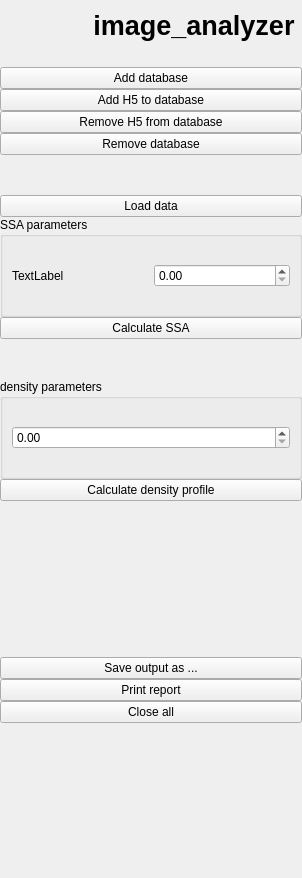
<?xml version="1.0" encoding="UTF-8"?>
<ui version="4.0">
 <class>Form</class>
 <widget class="QWidget" name="Form">
  <property name="geometry">
   <rect>
    <x>0</x>
    <y>0</y>
    <width>302</width>
    <height>878</height>
   </rect>
  </property>
  <property name="windowTitle">
   <string>Form</string>
  </property>
  <layout class="QVBoxLayout" name="verticalLayout">
   <property name="leftMargin">
    <number>0</number>
   </property>
   <property name="topMargin">
    <number>0</number>
   </property>
   <property name="rightMargin">
    <number>0</number>
   </property>
   <property name="bottomMargin">
    <number>0</number>
   </property>
   <item>
    <spacer name="verticalSpacer_5">
     <property name="orientation">
      <enum>Qt::Vertical</enum>
     </property>
     <property name="sizeType">
      <enum>QSizePolicy::Fixed</enum>
     </property>
     <property name="sizeHint" stdset="0">
      <size>
       <width>20</width>
       <height>10</height>
      </size>
     </property>
    </spacer>
   </item>
   <item>
    <widget class="QLabel" name="title">
     <property name="sizePolicy">
      <sizepolicy hsizetype="Preferred" vsizetype="Fixed">
       <horstretch>0</horstretch>
       <verstretch>0</verstretch>
      </sizepolicy>
     </property>
     <property name="font">
      <font>
       <pointsize>20</pointsize>
       <weight>75</weight>
       <bold>true</bold>
      </font>
     </property>
     <property name="styleSheet">
      <string notr="true">background-color: transparent;</string>
     </property>
     <property name="text">
      <string>image_analyzer </string>
     </property>
     <property name="alignment">
      <set>Qt::AlignRight|Qt::AlignTrailing|Qt::AlignVCenter</set>
     </property>
    </widget>
   </item>
   <item>
    <layout class="QGridLayout" name="gridLayout">
     <property name="verticalSpacing">
      <number>0</number>
     </property>
     <item row="7" column="0">
      <widget class="QPushButton" name="btn_load_img">
       <property name="text">
        <string>Load data</string>
       </property>
      </widget>
     </item>
     <item row="1" column="0">
      <spacer name="verticalSpacer_2">
       <property name="orientation">
        <enum>Qt::Vertical</enum>
       </property>
       <property name="sizeType">
        <enum>QSizePolicy::Fixed</enum>
       </property>
       <property name="sizeHint" stdset="0">
        <size>
         <width>20</width>
         <height>20</height>
        </size>
       </property>
      </spacer>
     </item>
     <item row="14" column="0">
      <widget class="QPushButton" name="pushButton_2">
       <property name="text">
        <string>Save output as ...</string>
       </property>
      </widget>
     </item>
     <item row="13" column="0">
      <spacer name="verticalSpacer_3">
       <property name="orientation">
        <enum>Qt::Vertical</enum>
       </property>
       <property name="sizeHint" stdset="0">
        <size>
         <width>20</width>
         <height>40</height>
        </size>
       </property>
      </spacer>
     </item>
     <item row="2" column="0">
      <widget class="QPushButton" name="btn_add_db">
       <property name="text">
        <string>Add database</string>
       </property>
      </widget>
     </item>
     <item row="10" column="0">
      <spacer name="verticalSpacer_4">
       <property name="orientation">
        <enum>Qt::Vertical</enum>
       </property>
       <property name="sizeType">
        <enum>QSizePolicy::Fixed</enum>
       </property>
       <property name="sizeHint" stdset="0">
        <size>
         <width>20</width>
         <height>40</height>
        </size>
       </property>
      </spacer>
     </item>
     <item row="11" column="0">
      <widget class="QGroupBox" name="groupBox_2">
       <property name="minimumSize">
        <size>
         <width>0</width>
         <height>100</height>
        </size>
       </property>
       <property name="title">
        <string>density parameters</string>
       </property>
       <layout class="QGridLayout" name="gridLayout_2">
        <item row="0" column="0">
         <widget class="QDoubleSpinBox" name="doubleSpinBox_2"/>
        </item>
       </layout>
      </widget>
     </item>
     <item row="17" column="0">
      <spacer name="verticalSpacer">
       <property name="orientation">
        <enum>Qt::Vertical</enum>
       </property>
       <property name="sizeHint" stdset="0">
        <size>
         <width>20</width>
         <height>40</height>
        </size>
       </property>
      </spacer>
     </item>
     <item row="8" column="0">
      <widget class="QGroupBox" name="groupBox">
       <property name="minimumSize">
        <size>
         <width>0</width>
         <height>100</height>
        </size>
       </property>
       <property name="sizeIncrement">
        <size>
         <width>0</width>
         <height>0</height>
        </size>
       </property>
       <property name="title">
        <string>SSA parameters</string>
       </property>
       <layout class="QGridLayout" name="gridLayout_3">
        <item row="0" column="0">
         <widget class="QLabel" name="label">
          <property name="text">
           <string>TextLabel</string>
          </property>
         </widget>
        </item>
        <item row="0" column="1">
         <widget class="QDoubleSpinBox" name="doubleSpinBox"/>
        </item>
       </layout>
      </widget>
     </item>
     <item row="6" column="0">
      <spacer name="verticalSpacer_6">
       <property name="orientation">
        <enum>Qt::Vertical</enum>
       </property>
       <property name="sizeType">
        <enum>QSizePolicy::Fixed</enum>
       </property>
       <property name="sizeHint" stdset="0">
        <size>
         <width>20</width>
         <height>40</height>
        </size>
       </property>
      </spacer>
     </item>
     <item row="9" column="0">
      <widget class="QPushButton" name="btn_calc_SSA">
       <property name="text">
        <string>Calculate SSA</string>
       </property>
      </widget>
     </item>
     <item row="3" column="0">
      <widget class="QPushButton" name="btn_add_h5">
       <property name="text">
        <string>Add H5 to database</string>
       </property>
      </widget>
     </item>
     <item row="4" column="0">
      <widget class="QPushButton" name="btn_rmv_h5">
       <property name="text">
        <string>Remove H5 from database</string>
       </property>
      </widget>
     </item>
     <item row="15" column="0">
      <widget class="QPushButton" name="btn_prnt_rep">
       <property name="text">
        <string>Print report</string>
       </property>
      </widget>
     </item>
     <item row="12" column="0">
      <widget class="QPushButton" name="btn_calc_rho">
       <property name="text">
        <string>Calculate density profile</string>
       </property>
      </widget>
     </item>
     <item row="5" column="0">
      <widget class="QPushButton" name="btn_rmv_db">
       <property name="text">
        <string>Remove database</string>
       </property>
      </widget>
     </item>
     <item row="16" column="0">
      <widget class="QPushButton" name="btn_close_views">
       <property name="text">
        <string>Close all</string>
       </property>
      </widget>
     </item>
    </layout>
   </item>
  </layout>
 </widget>
 <tabstops>
  <tabstop>btn_add_db</tabstop>
  <tabstop>btn_add_h5</tabstop>
  <tabstop>btn_rmv_h5</tabstop>
  <tabstop>btn_rmv_db</tabstop>
  <tabstop>btn_load_img</tabstop>
  <tabstop>doubleSpinBox</tabstop>
  <tabstop>btn_calc_SSA</tabstop>
  <tabstop>doubleSpinBox_2</tabstop>
  <tabstop>btn_calc_rho</tabstop>
  <tabstop>pushButton_2</tabstop>
  <tabstop>btn_prnt_rep</tabstop>
  <tabstop>btn_close_views</tabstop>
 </tabstops>
 <resources/>
 <connections/>
</ui>
